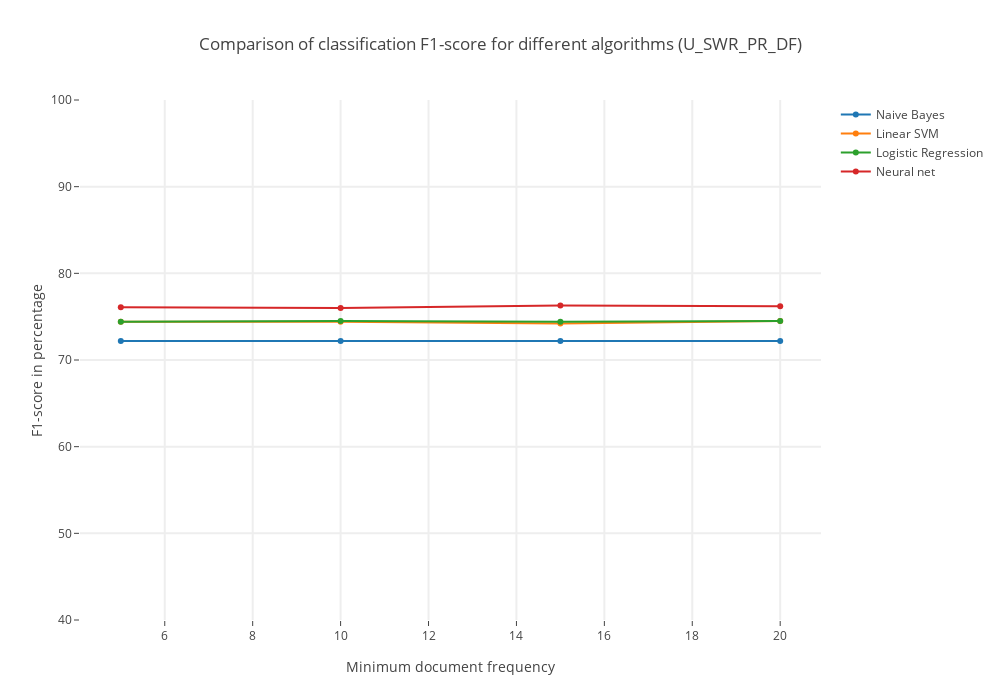

Notebook code cell kept with this figure:
### Code cell
## PLOT THE F1-score
# Create traces
trace0 = Scatter(
    y = [nbdict2['5'][3]*100, nbdict2['10'][3]*100, nbdict2['15'][3]*100, nbdict2['20'][3]*100],
    x = [5,10,15,20],
    mode = 'lines+markers',
    name = 'Naive Bayes'
)
trace1 = Scatter(
    x = [5,10,15,20],
    y = [svmdict2['5'][3]*100, svmdict2['10'][3]*100, svmdict2['15'][3]*100, svmdict2['20'][3]*100],
    mode = 'lines+markers',
    name = 'Linear SVM'
)
trace2 = Scatter(
    x = [5,10,15,20],
    y = [lrdict2['5'][3]*100, lrdict2['10'][3]*100, lrdict2['15'][3]*100, lrdict2['20'][3]*100],
    mode = 'lines+markers',
    name = 'Logistic Regression'
)
trace3 = Scatter(
    x = [5,10,15,20],
    y = [mlpdict2['5'][3]*100, mlpdict2['10'][3]*100, mlpdict2['15'][3]*100, mlpdict2['20'][3]*100],
    mode = 'lines+markers',
    name = 'Neural net'
)

layout = Layout(
    title= 'Comparison of classification F1-score for different algorithms (U_SWR_PR_DF)',
    hovermode= 'closest',
    autosize=False,
    width=1000,
    height=700,
    xaxis= dict(
        title= 'Minimum document frequency',
        ticklen= 5,
        zeroline= False,
        gridwidth= 2,
    ),
    yaxis=dict(
        title= 'F1-score in percentage',
        range=[40,100],
        ticklen= 5,
        gridwidth= 2,
    )
)

data = [trace0,trace1,trace2,trace3]
fig = Figure(data=data, layout=layout)
iplot(fig)

### Figure 1 — Plotly figure (JSON) as saved in the notebook; plotly's stock layout.template omitted (floating-point values rounded to 4 significant figures)
{"data": [{"mode": "lines+markers", "name": "Naive Bayes", "type": "scatter", "x": [5, 10, 15, 20], "y": [72.2, 72.2, 72.2, 72.2]}, {"mode": "lines+markers", "name": "Linear SVM", "type": "scatter", "x": [5, 10, 15, 20], "y": [74.4, 74.4, 74.2, 74.5]}, {"mode": "lines+markers", "name": "Logistic Regression", "type": "scatter", "x": [5, 10, 15, 20], "y": [74.4, 74.5, 74.4, 74.5]}, {"mode": "lines+markers", "name": "Neural net", "type": "scatter", "x": [5, 10, 15, 20], "y": [76.1, 76, 76.3, 76.2]}], "layout": {"autosize": false, "height": 700, "hovermode": "closest", "title": "Comparison of classification F1-score for different algorithms (U_SWR_PR_DF)", "width": 1000, "xaxis": {"gridwidth": 2, "ticklen": 5, "title": "Minimum document frequency", "zeroline": false}, "yaxis": {"gridwidth": 2, "range": [40, 100], "ticklen": 5, "title": "F1-score in percentage"}}}
